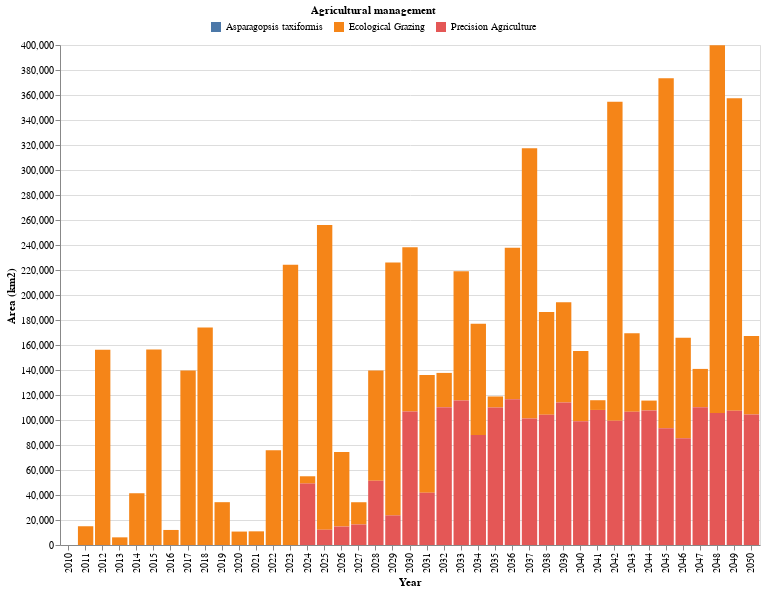

Notebook code for this chart:
### Code cell
# HIDE CODE
am_area_km2_total = am_area_km2.groupby(['Year','Agricultural management']).sum(numeric_only=True).reset_index()
plot_area_am_total(am_area_km2_total)

### Figure 1 — Vega-Lite specification as saved in the notebook (floating-point values rounded to 4 significant figures)
{"config": {"view": {"continuousWidth": 300, "continuousHeight": 300}}, "data": {"name": "data-a20c4501114c47a25fd1c2381241a626"}, "mark": {"type": "bar"}, "encoding": {"color": {"field": "Agricultural management", "legend": {"direction": "horizontal", "legendX": 150, "legendY": -40, "orient": "none", "title": "Agricultural management", "titleAnchor": "middle"}, "title": "Agricultural management", "type": "nominal"}, "tooltip": [{"field": "Year", "type": "quantitative"}, {"field": "Agricultural management", "type": "nominal"}, {"field": "Area (km2)", "type": "quantitative"}], "x": {"field": "Year", "title": "Year", "type": "ordinal"}, "y": {"field": "Area (km2)", "title": "Area (km2)", "type": "quantitative"}}, "height": 500, "width": 700, "$schema": "https://vega.github.io/schema/vega-lite/v5.15.1.json", "datasets": {"data-a20c4501114c47a25fd1c2381241a626": [{"Year": 2010, "Agricultural management": "Asparagopsis taxiformis", "Area (km2)": 0.0}, {"Year": 2011, "Agricultural management": "Asparagopsis taxiformis", "Area (km2)": 0.0}, {"Year": 2011, "Agricultural management": "Ecological Grazing", "Area (km2)": 15000.0}, {"Year": 2011, "Agricultural management": "Precision Agriculture", "Area (km2)": 0.0}, {"Year": 2012, "Agricultural management": "Asparagopsis taxiformis", "Area (km2)": 0.0}, {"Year": 2012, "Agricultural management": "Ecological Grazing", "Area (km2)": 156200.0}, {"Year": 2012, "Agricultural management": "Precision Agriculture", "Area (km2)": 0.0}, {"Year": 2013, "Agricultural management": "Asparagopsis taxiformis", "Area (km2)": 0.0}, {"Year": 2013, "Agricultural management": "Ecological Grazing", "Area (km2)": 6121.0}, {"Year": 2013, "Agricultural management": "Precision Agriculture", "Area (km2)": 0.0}, {"Year": 2014, "Agricultural management": "Asparagopsis taxiformis", "Area (km2)": 0.0}, {"Year": 2014, "Agricultural management": "Ecological Grazing", "Area (km2)": 41410.0}, {"Year": 2014, "Agricultural management": "Precision Agriculture", "Area (km2)": 0.0}, {"Year": 2015, "Agricultural management": "Asparagopsis taxiformis", "Area (km2)": 0.0}, {"Year": 2015, "Agricultural management": "Ecological Grazing", "Area (km2)": 156300.0}, {"Year": 2015, "Agricultural management": "Precision Agriculture", "Area (km2)": 0.0}, {"Year": 2016, "Agricultural management": "Asparagopsis taxiformis", "Area (km2)": 0.0}, {"Year": 2016, "Agricultural management": "Ecological Grazing", "Area (km2)": 12040.0}, {"Year": 2016, "Agricultural management": "Precision Agriculture", "Area (km2)": 0.0}, {"Year": 2017, "Agricultural management": "Asparagopsis taxiformis", "Area (km2)": 0.0}, {"Year": 2017, "Agricultural management": "Ecological Grazing", "Area (km2)": 139600.0}, {"Year": 2017, "Agricultural management": "Precision Agriculture", "Area (km2)": 0.0}, {"Year": 2018, "Agricultural management": "Asparagopsis taxiformis", "Area (km2)": 0.0}, {"Year": 2018, "Agricultural management": "Ecological Grazing", "Area (km2)": 174000.0}, {"Year": 2018, "Agricultural management": "Precision Agriculture", "Area (km2)": 0.0}, {"Year": 2019, "Agricultural management": "Asparagopsis taxiformis", "Area (km2)": 0.0}, {"Year": 2019, "Agricultural management": "Ecological Grazing", "Area (km2)": 34260.0}, {"Year": 2019, "Agricultural management": "Precision Agriculture", "Area (km2)": 0.0}, {"Year": 2020, "Agricultural management": "Asparagopsis taxiformis", "Area (km2)": 0.0}, {"Year": 2020, "Agricultural management": "Ecological Grazing", "Area (km2)": 10750.0}, {"Year": 2020, "Agricultural management": "Precision Agriculture", "Area (km2)": 0.0}, {"Year": 2021, "Agricultural management": "Asparagopsis taxiformis", "Area (km2)": 0.0}, {"Year": 2021, "Agricultural management": "Ecological Grazing", "Area (km2)": 10930.0}, {"Year": 2021, "Agricultural management": "Precision Agriculture", "Area (km2)": 0.0}, {"Year": 2022, "Agricultural management": "Asparagopsis taxiformis", "Area (km2)": 0.0}, {"Year": 2022, "Agricultural management": "Ecological Grazing", "Area (km2)": 75880.0}, {"Year": 2022, "Agricultural management": "Precision Agriculture", "Area (km2)": 0.0}, {"Year": 2023, "Agricultural management": "Asparagopsis taxiformis", "Area (km2)": 0.0}, {"Year": 2023, "Agricultural management": "Ecological Grazing", "Area (km2)": 224200.0}, {"Year": 2023, "Agricultural management": "Precision Agriculture", "Area (km2)": 0.0}, {"Year": 2024, "Agricultural management": "Asparagopsis taxiformis", "Area (km2)": 0.0}, {"Year": 2024, "Agricultural management": "Ecological Grazing", "Area (km2)": 5860.0}, {"Year": 2024, "Agricultural management": "Precision Agriculture", "Area (km2)": 49130.0}, {"Year": 2025, "Agricultural management": "Asparagopsis taxiformis", "Area (km2)": 0.0}, {"Year": 2025, "Agricultural management": "Ecological Grazing", "Area (km2)": 243700.0}, {"Year": 2025, "Agricultural management": "Precision Agriculture", "Area (km2)": 12210.0}, {"Year": 2026, "Agricultural management": "Asparagopsis taxiformis", "Area (km2)": 0.0}, {"Year": 2026, "Agricultural management": "Ecological Grazing", "Area (km2)": 59690.0}, {"Year": 2026, "Agricultural management": "Precision Agriculture", "Area (km2)": 14770.0}, {"Year": 2027, "Agricultural management": "Asparagopsis taxiformis", "Area (km2)": 0.0}, {"Year": 2027, "Agricultural management": "Ecological Grazing", "Area (km2)": 17800.0}, {"Year": 2027, "Agricultural management": "Precision Agriculture", "Area (km2)": 16410.0}, {"Year": 2028, "Agricultural management": "Asparagopsis taxiformis", "Area (km2)": 0.0}, {"Year": 2028, "Agricultural management": "Ecological Grazing", "Area (km2)": 88130.0}, {"Year": 2028, "Agricultural management": "Precision Agriculture", "Area (km2)": 51390.0}, {"Year": 2029, "Agricultural management": "Asparagopsis taxiformis", "Area (km2)": 0.0}, {"Year": 2029, "Agricultural management": "Ecological Grazing", "Area (km2)": 202300.0}, {"Year": 2029, "Agricultural management": "Precision Agriculture", "Area (km2)": 23670.0}, {"Year": 2030, "Agricultural management": "Asparagopsis taxiformis", "Area (km2)": 0.0}, {"Year": 2030, "Agricultural management": "Ecological Grazing", "Area (km2)": 131400.0}, {"Year": 2030, "Agricultural management": "Precision Agriculture", "Area (km2)": 106900.0}, {"Year": 2031, "Agricultural management": "Asparagopsis taxiformis", "Area (km2)": 0.0}, {"Year": 2031, "Agricultural management": "Ecological Grazing", "Area (km2)": 94290.0}, {"Year": 2031, "Agricultural management": "Precision Agriculture", "Area (km2)": 41810.0}, {"Year": 2032, "Agricultural management": "Asparagopsis taxiformis", "Area (km2)": 0.0}, {"Year": 2032, "Agricultural management": "Ecological Grazing", "Area (km2)": 27380.0}, {"Year": 2032, "Agricultural management": "Precision Agriculture", "Area (km2)": 110300.0}, {"Year": 2033, "Agricultural management": "Asparagopsis taxiformis", "Area (km2)": 0.0}, {"Year": 2033, "Agricultural management": "Ecological Grazing", "Area (km2)": 103500.0}, {"Year": 2033, "Agricultural management": "Precision Agriculture", "Area (km2)": 115600.0}, {"Year": 2034, "Agricultural management": "Asparagopsis taxiformis", "Area (km2)": 0.0}, {"Year": 2034, "Agricultural management": "Ecological Grazing", "Area (km2)": 88930.0}, {"Year": 2034, "Agricultural management": "Precision Agriculture", "Area (km2)": 87980.0}, {"Year": 2035, "Agricultural management": "Asparagopsis taxiformis", "Area (km2)": 0.0}, {"Year": 2035, "Agricultural management": "Ecological Grazing", "Area (km2)": 8833.0}, {"Year": 2035, "Agricultural management": "Precision Agriculture", "Area (km2)": 110000.0}, {"Year": 2036, "Agricultural management": "Asparagopsis taxiformis", "Area (km2)": 0.0}, {"Year": 2036, "Agricultural management": "Ecological Grazing", "Area (km2)": 121300.0}, {"Year": 2036, "Agricultural management": "Precision Agriculture", "Area (km2)": 116600.0}, {"Year": 2037, "Agricultural management": "Asparagopsis taxiformis", "Area (km2)": 0.0}, {"Year": 2037, "Agricultural management": "Ecological Grazing", "Area (km2)": 216200.0}, {"Year": 2037, "Agricultural management": "Precision Agriculture", "Area (km2)": 101200.0}, {"Year": 2038, "Agricultural management": "Asparagopsis taxiformis", "Area (km2)": 0.0}, {"Year": 2038, "Agricultural management": "Ecological Grazing", "Area (km2)": 82290.0}, {"Year": 2038, "Agricultural management": "Precision Agriculture", "Area (km2)": 104100.0}, {"Year": 2039, "Agricultural management": "Asparagopsis taxiformis", "Area (km2)": 0.0}, {"Year": 2039, "Agricultural management": "Ecological Grazing", "Area (km2)": 80200.0}, {"Year": 2039, "Agricultural management": "Precision Agriculture", "Area (km2)": 114100.0}, {"Year": 2040, "Agricultural management": "Asparagopsis taxiformis", "Area (km2)": 0.0}, {"Year": 2040, "Agricultural management": "Ecological Grazing", "Area (km2)": 56180.0}, {"Year": 2040, "Agricultural management": "Precision Agriculture", "Area (km2)": 98960.0}, {"Year": 2041, "Agricultural management": "Asparagopsis taxiformis", "Area (km2)": 0.0}, {"Year": 2041, "Agricultural management": "Ecological Grazing", "Area (km2)": 7770.0}, {"Year": 2041, "Agricultural management": "Precision Agriculture", "Area (km2)": 108000.0}, {"Year": 2042, "Agricultural management": "Asparagopsis taxiformis", "Area (km2)": 0.0}, {"Year": 2042, "Agricultural management": "Ecological Grazing", "Area (km2)": 255300.0}, {"Year": 2042, "Agricultural management": "Precision Agriculture", "Area (km2)": 99420.0}, {"Year": 2043, "Agricultural management": "Asparagopsis taxiformis", "Area (km2)": 0.0}, {"Year": 2043, "Agricultural management": "Ecological Grazing", "Area (km2)": 62800.0}, {"Year": 2043, "Agricultural management": "Precision Agriculture", "Area (km2)": 106600.0}, {"Year": 2044, "Agricultural management": "Asparagopsis taxiformis", "Area (km2)": 0.0}, {"Year": 2044, "Agricultural management": "Ecological Grazing", "Area (km2)": 7919.0}, {"Year": 2044, "Agricultural management": "Precision Agriculture", "Area (km2)": 107600.0}, {"Year": 2045, "Agricultural management": "Asparagopsis taxiformis", "Area (km2)": 0.0}, {"Year": 2045, "Agricultural management": "Ecological Grazing", "Area (km2)": 279800.0}, {"Year": 2045, "Agricultural management": "Precision Agriculture", "Area (km2)": 93470.0}, {"Year": 2046, "Agricultural management": "Asparagopsis taxiformis", "Area (km2)": 0.0}, {"Year": 2046, "Agricultural management": "Ecological Grazing", "Area (km2)": 80500.0}, {"Year": 2046, "Agricultural management": "Precision Agriculture", "Area (km2)": 85370.0}, {"Year": 2047, "Agricultural management": "Asparagopsis taxiformis", "Area (km2)": 0.0}, {"Year": 2047, "Agricultural management": "Ecological Grazing", "Area (km2)": 30650.0}, {"Year": 2047, "Agricultural management": "Precision Agriculture", "Area (km2)": 110200.0}, {"Year": 2048, "Agricultural management": "Asparagopsis taxiformis", "Area (km2)": 0.0}, {"Year": 2048, "Agricultural management": "Ecological Grazing", "Area (km2)": 294300.0}, {"Year": 2048, "Agricultural management": "Precision Agriculture", "Area (km2)": 105500.0}, {"Year": 2049, "Agricultural management": "Asparagopsis taxiformis", "Area (km2)": 0.0}, {"Year": 2049, "Agricultural management": "Ecological Grazing", "Area (km2)": 250000.0}, {"Year": 2049, "Agricultural management": "Precision Agriculture", "Area (km2)": 107500.0}, {"Year": 2050, "Agricultural management": "Asparagopsis taxiformis", "Area (km2)": 0.0}, {"Year": 2050, "Agricultural management": "Ecological Grazing", "Area (km2)": 62810.0}, {"Year": 2050, "Agricultural management": "Precision Agriculture", "Area (km2)": 104500.0}]}}
